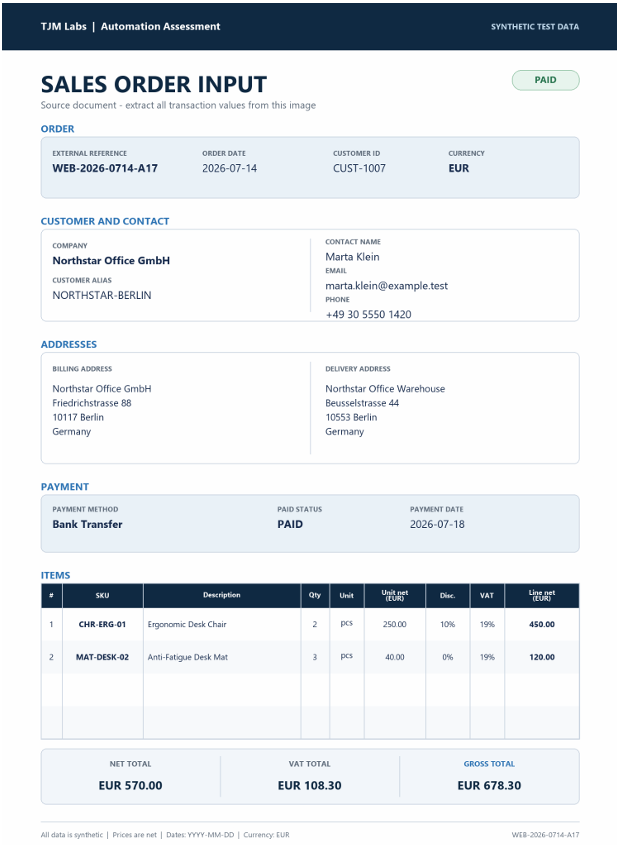
#> input picture examples/source_order.png, 617 x 845 px
$ python -i grid.py   (imports and definitions only)
#> lines starting #> are read from the running program, lines starting #| are printed output that depends on the picture; after the words box and inside, x2 and y2 are one past the last pixel; in counts of white or black regions, pixels touching at a corner belong together
#> further down, picture is the input picture: PIL image 617x845 RGBA; mean R, G, B, A 226.6, 230.6, 234.4, 255
"""Parse grounded OCR grid headers and verify each visible monetary cell."""

from decimal import Decimal
import re
from fakturama.fields import NumericFieldError, parse_ui_decimal


def letters(text):
    return re.sub("[^a-z]", "", text.casefold())


# [82 lines left out: functions grid_headers, assert_line_cells, not called in this run]


def clean_table_image(image):
    """Remove gray rules, retaining dark text and white selection/header text."""
    from collections import Counter
    from PIL import Image

    rgb = image.convert("RGB")
    result = Image.new("L", rgb.size, 255)
#> result: PIL image 617x845 L; every value is 255
    pixels = rgb.load()
    out = result.load()
    for y in range(rgb.height):
        background = Counter(
            pixels[x, y] for x in range(rgb.width // 3, rgb.width * 2 // 3)
        ).most_common(1)[0][0]
        dark_background = min(background) < 230
        for x in range(rgb.width):
            color = pixels[x, y]
            ink = (
                sum(abs(a - b) for a, b in zip(color, background)) / 3 > 40
                if dark_background
                else sum(color) / 3 <= 140
            )
            if ink:
                out[x, y] = 0
#> this loop made 845 passes
#> (background, dark_background) on passes 1 to 3: ((255, 255, 255), False), ((255, 255, 255), False), ((255, 255, 255), False)
    return result


# [15 lines left out: functions assert_product_added, read_selected_cell, not called in this run]


def read_grid_tokens(image, left=0, top=0):
    """Combine normal and selected-row OCR without duplicating the same cell."""
    import pytesseract
    from PIL import Image, ImageOps

    clean = clean_table_image(image)
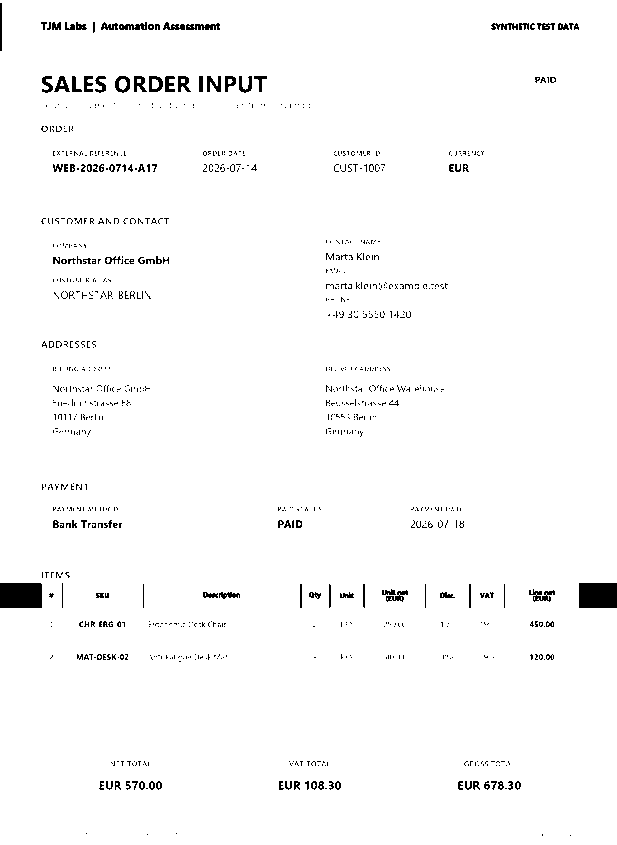
#> clean: PIL image 617x845 L; 97.8% white; 947 black regions (836 under 20 px), largest, box (x1, y1, x2, y2) and area: (0, 583, 42, 608) 1049, (579, 583, 617, 608) 950, (186, 23, 220, 30) 163
    tokens = []
    scale = 3
    for picture, mode in ((image, 6), (clean, 6), (clean, 11)):
        large = picture.resize(
            (picture.width * scale, picture.height * scale), Image.Resampling.LANCZOS
        )
        data = pytesseract.image_to_data(
            large, config=f"--psm {mode}", output_type=pytesseract.Output.DICT
        )
        for i, text in enumerate(data["text"]):
            if not text.strip() or float(data["conf"][i]) < 20:
                continue
            token = dict(
                t=text.strip(),
                x=left + data["left"][i] / scale,
                y=top + data["top"][i] / scale,
                w=data["width"][i] / scale,
                h=data["height"][i] / scale,
            )
            if any(
                t["t"].casefold() == token["t"].casefold()
                and abs(t["x"] - token["x"]) < 8
                and abs(t["y"] - token["y"]) < 8
                for t in tokens
            ):
                continue
            tokens.append(token)
#> this loop made 1 pass
#> mode on pass 1: 6
#> after the loop, tokens = []
    qty = [t for t in tokens if letters(t["t"]) in ("qty", "oty")]
    if qty:
        y1 = max(0, int(qty[0]["y"] - top) - 3)
        y2 = min(image.height, int(qty[0]["y"] + qty[0]["h"] - top) + 4)
        for source in (image, clean):
            crop = source.crop((0, y1, image.width, y2))
            crop = ImageOps.expand(
                crop.resize((crop.width * scale, crop.height * scale), Image.Resampling.LANCZOS),
                border=12,
                fill=255 if source is clean else "white",
            )
            data = pytesseract.image_to_data(
                crop, config="--psm 7", output_type=pytesseract.Output.DICT
            )
            for i, text in enumerate(data["text"]):
                if (
                    letters(text)
                    not in {
                        "pos",
                        "qty",
                        "oty",
                        "item",
                        "itern",
                        "picture",
                        "name",
                        "description",
                        "vat",
                        "uprice",
                        "price",
                        "discount",
                    }
                    or float(data["conf"][i]) < 20
                ):
                    continue
                token = dict(
                    t=text,
                    x=left + (data["left"][i] - 12) / scale,
                    y=top + y1 + (data["top"][i] - 12) / scale,
                    w=data["width"][i] / scale,
                    h=data["height"][i] / scale,
                )
                if not any(
                    letters(t["t"]) == letters(text)
                    and abs(t["x"] - token["x"]) < 8
                    and abs(t["y"] - token["y"]) < 8
                    for t in tokens
                ):
                    tokens.append(token)
    if qty and not any(letters(t["t"]) == "pos" and abs(t["y"] - qty[0]["y"]) < 12 for t in tokens):
        # Read the first header cell on its own; a blue selected row makes the
        # full-table pass lose that label.
        y1 = max(0, int(qty[0]["y"] - top) - 3)
        y2 = min(image.height, int(qty[0]["y"] + qty[0]["h"] - top) + 4)
        right = int(min(t["x"] for t in qty) - left) - 8
        if right > 10 and y2 > y1:
            factor = 5
            border = 20
            crop = image.crop((0, y1, right, y2))
            crop = ImageOps.expand(
                crop.resize((right * factor, (y2 - y1) * factor), Image.Resampling.LANCZOS),
                border=border,
                fill="white",
            )
            data = pytesseract.image_to_data(
                crop, config="--psm 7", output_type=pytesseract.Output.DICT
            )
            for i, text in enumerate(data["text"]):
                if letters(text) == "pos" and float(data["conf"][i]) >= 60:
                    tokens.append(
                        dict(
                            t=text,
                            x=left + (data["left"][i] - border) / factor,
                            y=top + y1 + (data["top"][i] - border) / factor,
                            w=data["width"][i] / factor,
                            h=data["height"][i] / factor,
                        )
                    )
    return tokens

>>> from PIL import Image
>>> picture = Image.open('../examples/source_order.png')
#> (the run stopped early here; a loop or call above may not have finished)
